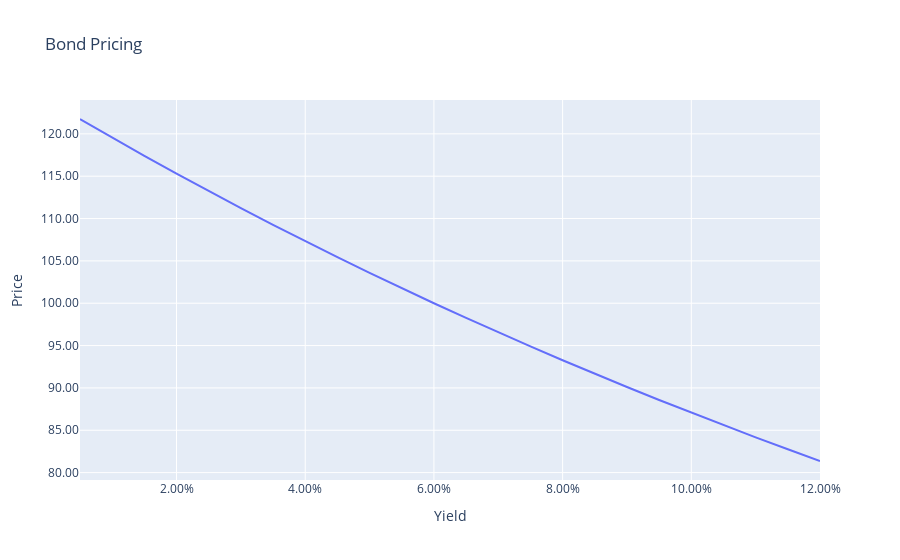

Notebook code cell kept with this figure:
### Code cell
# Plot the data
trace= go.Scatter(x=df.index, y=df.price, mode='lines')

fig = go.Figure()
fig.add_trace(trace)
fig.update_xaxes(title='Yield',tickformat=".2%")
fig.update_yaxes(title='Price',tickformat=".2f")
fig.update_layout(title='Bond Pricing')
fig.show()

### Figure 1 — Plotly figure (JSON) as saved in the notebook; plotly's stock layout.template omitted (floating-point values rounded to 4 significant figures)
{"data": [{"mode": "lines", "type": "scatter", "x": [0.005, 0.01, 0.015, 0.02, 0.025, 0.03, 0.035, 0.04, 0.045, 0.05, 0.055, 0.06, 0.065, 0.07, 0.075, 0.08, 0.085, 0.09, 0.095, 0.1, 0.105, 0.11, 0.115, 0.12], "y": [121.8, 119.6, 117.4, 115.3, 113.2, 111.2, 109.3, 107.3, 105.4, 103.6, 101.8, 100, 98.26, 96.56, 94.9, 93.27, 91.67, 90.11, 88.57, 87.07, 85.6, 84.16, 82.75, 81.37]}], "layout": {"title": {"text": "Bond Pricing"}, "xaxis": {"tickformat": ".2%", "title": {"text": "Yield"}}, "yaxis": {"tickformat": ".2f", "title": {"text": "Price"}}}}
